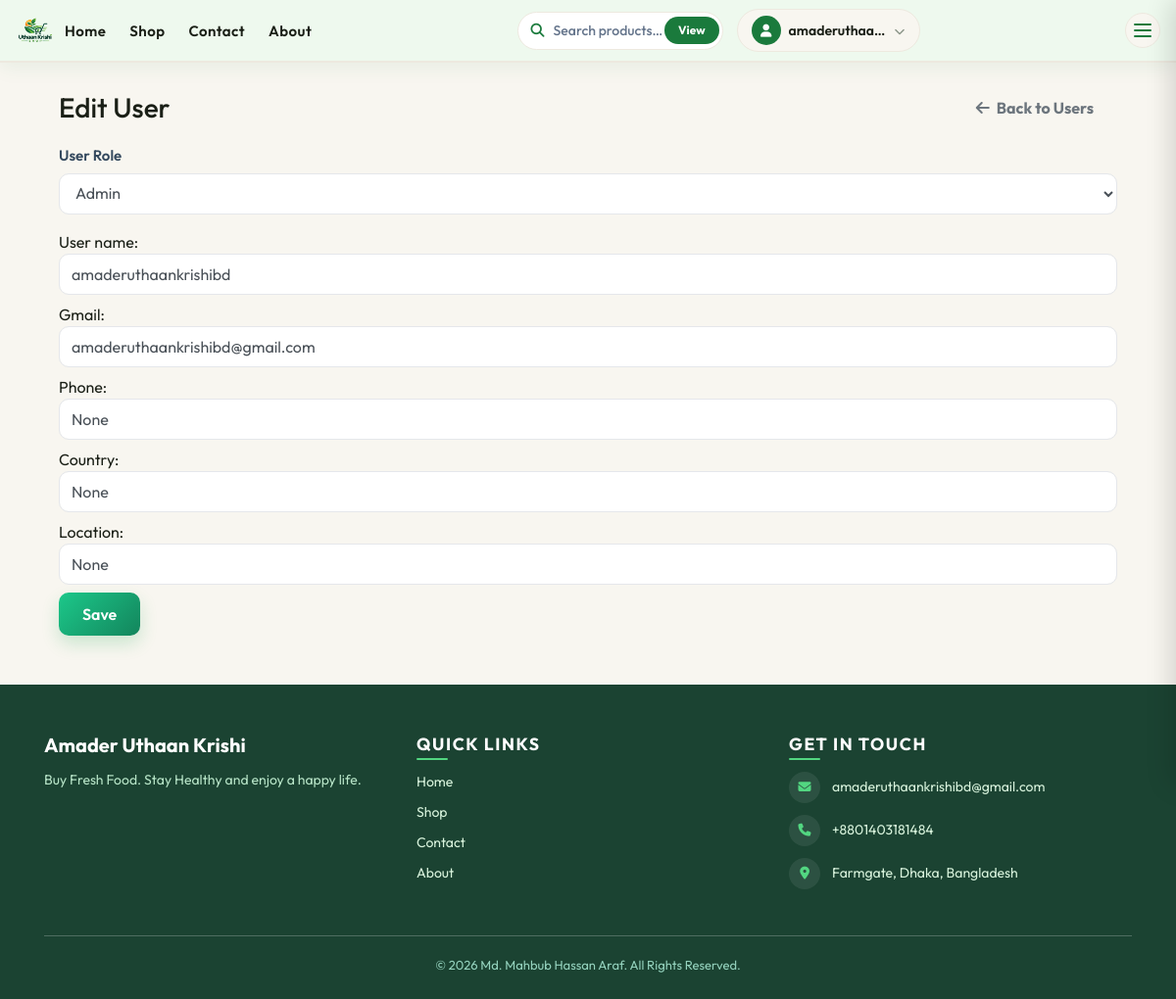
Screenshot of /dashboard/user/1/edit/ (signed in) with the database file from the repository.
### apps/accounts/models.py (models this page shows, shortened)
class CustomUser(AbstractUser):
    email = models.EmailField(unique=True)
    COUNTRY_CHOICES = [
        ('BD', 'Bangladesh'),
        ('IN', 'India'),
        ('PK', 'Pakistan'),
        ('US', 'United States'),
        ('UK', 'United Kingdom'),
    ]
    country = models.CharField(max_length=50, choices=COUNTRY_CHOICES, blank=True, null=True)
    location = models.CharField(max_length=150, blank=True, null=True)
    phone_number = models.CharField(max_length=20, blank=True, null=True)
    profile_image = models.FileField(upload_to='profiles/', blank=True, null=True)
    user_id = models.IntegerField(unique=True, null=True, blank=True, editable=False)
    USERNAME_FIELD = 'email'
    REQUIRED_FIELDS = ['username']

### apps/dashboard/views.py (the view, shortened to what this page needs)
# urls.py: path('user/<int:user_id>/edit/', views.edit_user, name='edit_user'),
@login_required
@user_passes_test(is_admin)
def edit_user(request, user_id):
    user = get_object_or_404(CustomUser, id=user_id)
    return render(request, 'dashboard/edit_user.html', {'user': user})

### apps/dashboard/views.py (called while the page is built)
def is_admin(user):
    return user.is_authenticated and user.is_superuser

### Templates/dashboard/edit_user.html (shortened to what this page needs)
{% extends 'base.html' %}
{% block content %}
<div class="container mt-4">
    <div class="d-flex justify-content-between align-items-center mb-3">
        <h3 class="mb-0">Edit User</h3>
        <a href="{% url 'admin_panel' %}?tab=users" class="btn btn-outline-secondary font-weight-bold">
            <i class="fas fa-arrow-left mr-1"></i> Back to Users
        </a>
    </div>
    <form method="POST">
        <div class="form-group">
    <label>User Role</label>
    <select name="role" class="form-control">
        <option value="admin"
            {% if user.is_superuser %}selected{% endif %}>
            Admin
        </option>
    </select>
</div>
        User name: <input name="username" value="{{ user.username }}" class="form-control mb-2">
        Gmail: <input name="email" value="{{ user.email }}" class="form-control mb-2">
        Phone: <input name="phone_number" value="{{ user.phone_number }}" class="form-control mb-2">
        Country: <input name="country" value="{{ user.country }}" class="form-control mb-2">
        Location: <input name="location" value="{{ user.location }}" class="form-control mb-2">
        <button class="btn btn-success">Save</button>
    </form>
</div>
{% endblock %}

### Templates/base.html (shortened to what this page needs)
{% load static %}
<!DOCTYPE html>
<html lang="en">
<head>
  <link rel="stylesheet" href="https://cdn.jsdelivr.net/npm/bootstrap@4.6.2/dist/css/bootstrap.min.css">
  <link rel="stylesheet" href="https://cdnjs.cloudflare.com/ajax/libs/font-awesome/6.4.0/css/all.min.css">
  <link rel="stylesheet" href="{% static 'css/base.css' %}">
  <link rel="stylesheet" href="{% static 'css/home.css' %}">
  <link rel="stylesheet" href="{% static 'css/profiles.css' %}">
  <link rel="stylesheet" href="{% static 'css/contact.css' %}">
  <link rel="stylesheet" href="{% static 'css/about.css' %}">
  <link rel="stylesheet" href="{% static 'css/user_orders.css' %}">
  <link rel="stylesheet" href="{% static 'css/admin_panal.css' %}">
</head>
<body>
<nav class="site-navbar" id="siteNavbar">
  <div class="navbar-inner">
    <a class="nav-brand" href="{% url 'home' %}">
      <img src="{% static 'images/Video_Alt.png' %}" alt="Amader Uthaan Krishi" class="nav-logo">
    </a>
    <ul class="nav-links desktop-only">
      <li><a href="{% url 'home' %}"    class="nav-link-item {% if request.resolver_match.url_name == 'home'    %}active{% endif %}">Home</a></li>
      <li><a href="{% url 'shop' %}"    class="nav-link-item {% if request.resolver_match.url_name == 'shop'    %}active{% endif %}">Shop</a></li>
      <li><a href="{% url 'contact' %}" class="nav-link-item {% if request.resolver_match.url_name == 'contact' %}active{% endif %}">Contact</a></li>
      <li><a href="{% url 'about' %}"   class="nav-link-item {% if request.resolver_match.url_name == 'about'   %}active{% endif %}">About</a></li>
    </ul>
    <div class="nav-right desktop-only">
      <form class="nav-search-form" method="get" action="{% url 'shop' %}">
        <input type="search" name="q" placeholder="Search products…"
               value="{{ request.GET.q }}" class="nav-search-input" autocomplete="off">
        <button type="submit" class="nav-search-btn">View</button>
      </form>
      {% if user.is_authenticated %}
        <div class="user-dropdown" id="userDropdown">
          <button class="user-dropdown-toggle" id="userDropdownBtn"
                  type="button" aria-haspopup="true" aria-expanded="false">
            <span class="user-avatar"><i class="fas fa-user"></i></span>
            <span class="user-name">{{ user.username }}</span>
            <i class="fas fa-chevron-down chev"></i>
          </button>
        </div>
      {% else %}
        <a href="{% url 'login' %}"  class="btn-nav-login">Login</a>
        <a href="{% url 'signup' %}" class="btn-nav-signup">Sign Up</a>
      {% endif %}
    </div>
    <button class="hamburger" id="hamburgerBtn" aria-label="Open menu" aria-expanded="false">
      <span class="hbar"></span>
      <span class="hbar"></span>
      <span class="hbar"></span>
    </button>
  </div>
</nav>
<main class="page-main">
  <div class="container mt-4">
    {% block content %}{% endblock %}
  </div>
</main>
<footer class="site-footer">
  <div class="container">
    <div class="row">
      <div class="col-md-4 footer-col-mobile">
        <h5 class="footer-brand">Amader Uthaan Krishi</h5>
        <p class="footer-tagline">Buy Fresh Food. Stay Healthy and enjoy a happy life.</p>
      </div>
      <div class="col-md-4 footer-col-mobile">
        <h6 class="footer-heading">Quick Links</h6>
        <div class="footer-links">
          <a href="{% url 'home' %}">Home</a>
          <a href="{% url 'shop' %}">Shop</a>
          <a href="{% url 'contact' %}">Contact</a>
          <a href="{% url 'about' %}">About</a>
        </div>
      </div>
      <div class="col-md-4 footer-col-mobile">
        <h6 class="footer-heading">Get in Touch</h6>
        <p class="footer-contact"><i class="fas fa-envelope"></i> amaderuthaankrishibd@gmail.com</p>
        <p class="footer-contact"><i class="fas fa-phone"></i> +8801403181484</p>
        <p class="footer-contact"><i class="fas fa-map-marker-alt"></i> Farmgate, Dhaka, Bangladesh</p>
      </div>
    </div>
    <hr class="footer-hr">
    <p class="footer-copy">&copy; 2026 Md. Mahbub Hassan Araf. All Rights Reserved.</p>
  </div>
</footer>
</body>
</html>

### static/css/home.css (style rules this page uses)
body { background: var(--cream); font-family: 'Outfit', sans-serif; color: var(--text-dark); overflow-x: hidden; }

### static/css/profiles.css (style rules this page uses)
.btn { border-radius: 30px; padding: 10px 24px; font-weight: 600; transition: all 0.25s ease; position: relative; overflow: hidden; border: none; }
.btn-success { background: linear-gradient(135deg, #1cc88a, #13855c); color: #fff; }
.btn::after { content: ""; position: absolute; width: 0; height: 0; background: rgba(255,255,255,0.4); border-radius: 50%; top: 50%; left: 50%; transform: translate(-50%, -50%); transition: width 0.4s ease, height 0.4s ease; }

### static/css/contact.css (style rules this page uses)
.form-group { display: flex; flex-direction: column; }
.form-group label { font-weight: 600; font-size: 15px; margin-bottom: 6px; color: #34495e; }

### static/css/admin_panal.css (style rules this page uses)
:root { --primary:#2563eb; --primary-dark:#1d4ed8; --success:#16a34a; --danger:#dc2626; --warning:#f59e0b; --text:#1f2937; --muted:#6b7280; --card:#ffffff; --bg:#f4f7fb; --border:#e5e7eb; --radius:18px; }
.btn { border-radius:10px; font-weight:600; transition:.25s; }
.btn-success { box-shadow: 0 8px 18px rgba(22,163,74,.20); }
.form-control { border-radius:10px; border:1px solid var(--border); min-height:42px; box-shadow:none; }
select.form-control { cursor:pointer; }

### rows the page displays
CustomUser: username "amaderuthaa…", role "Admin", username "amaderuthaankrishibd", email "amaderuthaankrishibd@gmail.com", phone_number "None", country "None", location "None"
